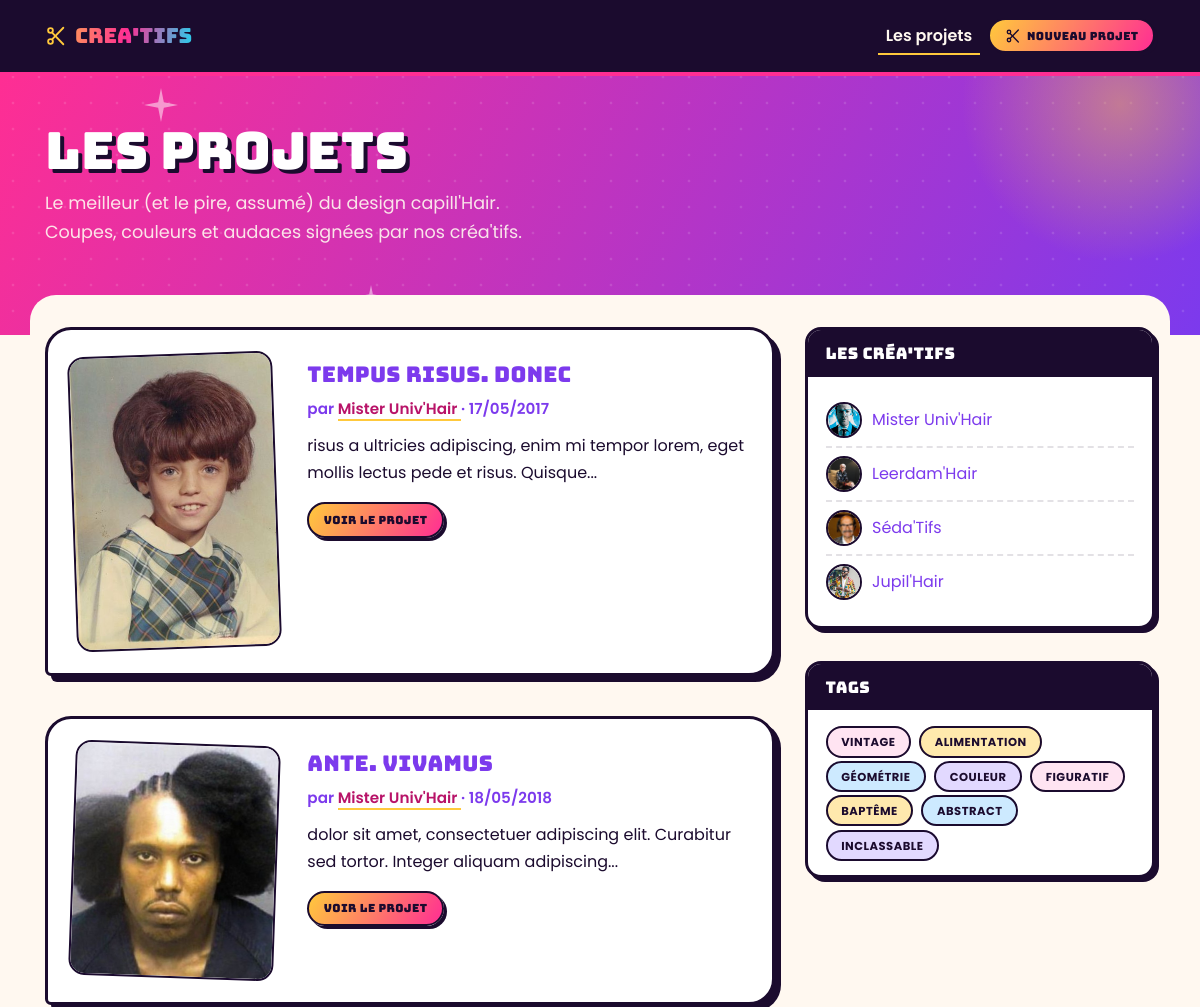
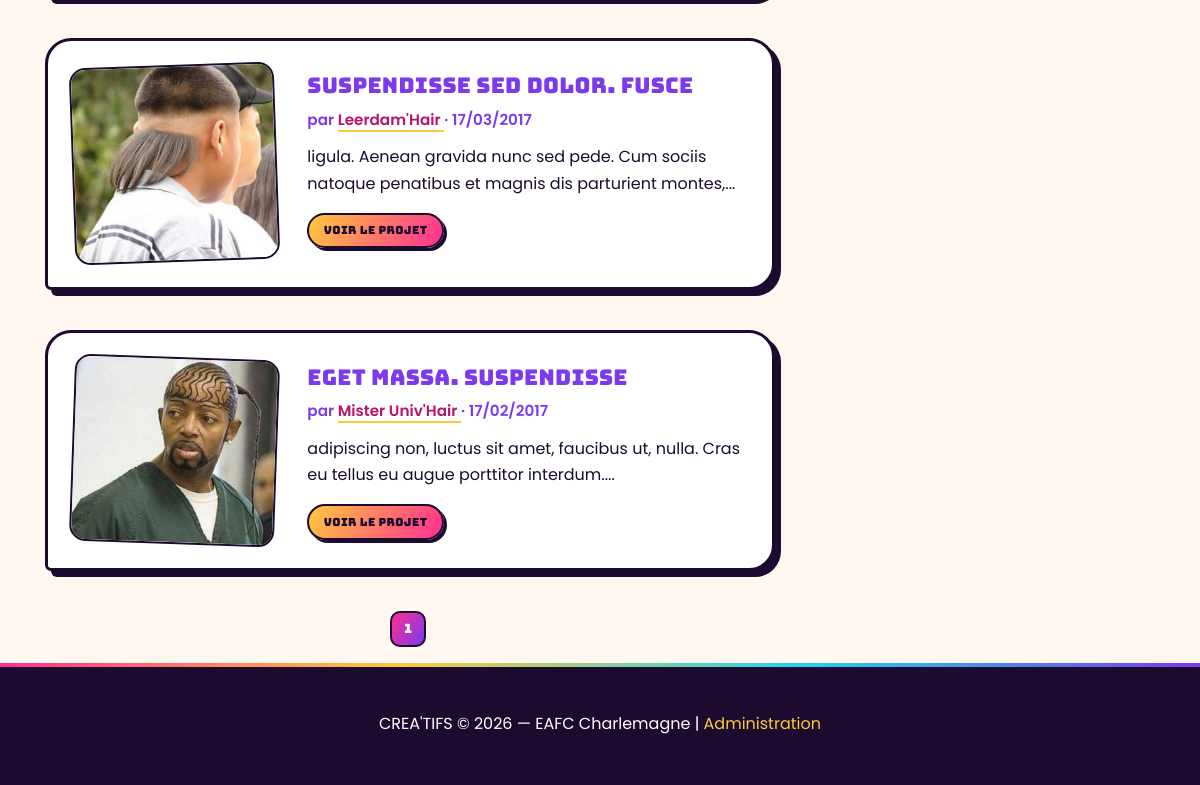
Screenshot of /?tag=1 with the database file from the repository (2 pictures, top to bottom).
### tables this page shows
CREATE TABLE `projets` (
  `id` int(10) unsigned NOT NULL AUTO_INCREMENT,
  `titre` varchar(45) NOT NULL,
  `texte` text,
  `dateCreation` datetime NOT NULL,
  `image` varchar(45) DEFAULT NULL,
  `creatif` int(10) unsigned NOT NULL,
  PRIMARY KEY (`id`),
  KEY `fk_projets_creatifs_idx` (`creatif`),
  CONSTRAINT `fk_projets_creatifs` FOREIGN KEY (`creatif`) REFERENCES `creatifs` (`id`) ON DELETE NO ACTION ON UPDATE NO ACTION
);

CREATE TABLE `creatifs` (
  `id` int(10) unsigned NOT NULL AUTO_INCREMENT,
  `pseudo` varchar(45) NOT NULL,
  `bio` text,
  `image` varchar(45) DEFAULT NULL,
  PRIMARY KEY (`id`)
);

CREATE TABLE `tags` (
  `id` int(10) unsigned NOT NULL AUTO_INCREMENT,
  `nom` varchar(45) NOT NULL,
  PRIMARY KEY (`id`)
);

### public/index.php (called while the page is built, shortened)
<?php
require_once '../app/routers/index.php';
require_once '../app/views/templates/default.php';

### app/controllers/pagesController.php (called while the page is built, shortened)
<?php
include '../app/models/auteursModel.php';
include '../app/models/tagsModel.php';
function dashboardAction(PDO $connexion)
{
    $auteurs = AuteursModel\getAuthors($connexion);
    $tags = TagsModel\getTags($connexion);
    $page = isset($_GET['page']) ? (int) $_GET['page'] : 1;
    if (isset($_GET['tag'])) {
        $tagId = (int) $_GET['tag'];
        $projects = TagsModel\getProjectsByTag(
            $connexion,
            $tagId,
            $page
        );
    }
}

### app/models/tagsModel.php (called while the page is built, shortened)
<?php
function getTags(PDO $connexion)
{
    $sql = "SELECT * FROM tags";
    $stmt = $connexion->prepare($sql);
    $stmt->execute();
    return $stmt->fetchAll(PDO::FETCH_ASSOC);
}
function getProjectsByTag(PDO $connexion, int $tagId, int $page = 1)
{
    $limit = 10;
    $offset = ($page - 1) * $limit;
    $sql = "SELECT projets.*, creatifs.pseudo
            FROM projets
            INNER JOIN creatifs
                ON projets.creatif = creatifs.id
            INNER JOIN projets_has_tags
                ON projets.id = projets_has_tags.projet
            WHERE projets_has_tags.tag = :tag
            ORDER BY projets.id ASC
            LIMIT $limit OFFSET $offset";
    $stmt = $connexion->prepare($sql);
    $stmt->execute([
        'tag' => $tagId
    ]);
    return $stmt->fetchAll(PDO::FETCH_ASSOC);
}

### app/routers/projectsRouter.php (called while the page is built, shortened)
<?php
include_once '../app/controllers/pagesController.php';
function routeProjects(PDO $connexion): bool
{
    if (!isset($_GET['projects'])) {
        \App\Controllers\PagesController\dashboardAction($connexion);
        return true;
    }
    return false;
}

### app/routers/index.php (called while the page is built, shortened)
<?php
include_once '../app/routers/projectsRouter.php';
routeProjects($connexion);

### core/helpers.php (called while the page is built, shortened)
<?php
function slugify(string $texte): string
{
    $texte = strtolower($texte);
    $texte = str_replace(
        ['é', 'è', 'ê', 'à', 'ç', 'â'],
        ['e', 'e', 'e', 'a', 'c', 'a'],
        $texte
    );
    $texte = str_replace(
        [' ', '.', '!', '?', "'", ';', ','],
        '-',
        $texte
    );
    $texte = preg_replace('/-+/', '-', $texte);
    $texte = trim($texte, '-');
    return $texte;
}
function truncate(string $texte, int $x): string
{
    $texte = substr($texte, 0, $x);
    $position = strrpos($texte, ' ');
    if ($position !== false) {
        $texte = substr($texte, 0, $position);
    }
    return $texte . '...';
}

### app/models/auteursModel.php (called while the page is built, shortened)
<?php
function getAuthors(PDO $connexion)
{
    $sql = "SELECT * FROM creatifs";
    $stmt = $connexion->prepare($sql);
    $stmt->execute();
    return $stmt->fetchAll(PDO::FETCH_ASSOC);
}

### app/views/templates/partials/_main.php (the view, shortened to what this page needs)
<div class="container ct-content-wrap">
  <div class="row">
    <div class="col-lg-8">
      <?php foreach ($projects as $project): ?>
        <article class="ct-card">
          <div class="row">
            <div class="col-md-4">
              <a href="projets/<?= $project['id'] ?>/<?= slugify($project['titre']) ?>.html">
                <img
                  class="img-fluid mb-3 mb-md-0"
                  src="images/<?= $project['image'] ?>"
                  alt="<?= $project['titre'] ?>">
              </a>
            </div>
            <div class="col-md-8">
              <h3>
                <a href="projets/<?= $project['id'] ?>/<?= slugify($project['titre']) ?>.html">
                  <?= $project['titre'] ?>
                </a>
              </h3>
              <p class="ct-byline">
                par
                <a href="creatifs/<?= $project['creatif'] ?>.html">
                  <?= $project['pseudo'] ?>
                </a>
                · <?= date('d/m/Y', strtotime($project['dateCreation'])) ?>
              </p>
              <p>
                <?= truncate($project['texte'], 100) ?>
              </p>
              <a
                class="ct-btn ct-btn--primary ct-btn--sm"
                href="projets/<?= $project['id'] ?>/<?= slugify($project['titre']) ?>.html">
                Voir le projet
              </a>
            </div>
          </div>
        </article>
      <?php endforeach; ?>
      <?php require_once '../app/views/templates/partials/_pagination.php'; ?>
    </div>
    <?php require_once '../app/views/templates/partials/_aside.php'; ?>
  </div>
</div>

### app/views/templates/partials/_auteurs.php (shortened to what this page needs)
<div class="ct-side-card">
  <h5 class="ct-side-card__head">
    Les créa'tifs
  </h5>
  <div class="ct-side-card__body">
    <ul class="ct-creatif-list">
      <?php foreach ($auteurs as $auteur): ?>
        <li>
          <img
            class="ct-avatar"
            src="images/<?= $auteur['image'] ?>"
            alt="">
          <a href="creatifs/<?= $auteur['id'] ?>.html">
            <?= $auteur['pseudo'] ?>
          </a>
        </li>
      <?php endforeach; ?>
    </ul>
  </div>
</div>

### app/views/templates/partials/_tags.php (shortened to what this page needs)
<div class="ct-side-card">
    <h5 class="ct-side-card__head">
        Tags
    </h5>
    <div class="ct-side-card__body">
        <ul class="ct-tags">
            <?php foreach ($tags as $tag): ?>
                <li>
                    <a
                        class="ct-tag"
                        href="?tag=<?= $tag['id'] ?>">
                        <?= $tag['nom'] ?>
                    </a>
                </li>
            <?php endforeach; ?>
        </ul>
    </div>
</div>

### public/css/creatifs.css (style rules this page uses)
:root { --magenta: #ff2e93; --magenta-deep: #b81368; --violet: #7c3aed; --gold: #ffc93c; --cyan: #22d3ee; --ink: #1b0b2e; --cream: #fff8f0; --pink-soft: #ffe4f2; --white: #ffffff; --gradient-glam: linear-gradient(120deg, var(--magenta) 0%, var(--violet) 100%); --gradient-gold: linear-gradient(120deg, var(--gold) 0%, var(--magenta) 100%); --radius-lg: 26px; --radius-md: 16px; --radius-sm: 10px; --shadow-hard: 6px 6px 0 var(--ink); --shadow-hard-sm: 4px 4px 0 var(--ink); --shadow-hard-xs: 3px 3px 0 var(--ink); --border-thick: 3px solid var(--ink); --border-thin: 2px solid var(--ink); }
html { scroll-behavior: smooth; }
body { padding-top: 64px; background: var(--cream); font-family: "Poppins", -apple-system, "Segoe UI", sans-serif; color: var(--ink); font-size: 1rem; line-height: 1.65; }
h1, h2, h3, h4, h5, .ct-display { font-family: "Bungee", "Poppins", sans-serif; font-weight: 400; letter-spacing: 0.3px; color: var(--ink); }
a { color: var(--violet); text-decoration: none; }
.ct-content-wrap { position: relative; z-index: 2; background: var(--cream); border-radius: var(--radius-lg) var(--radius-lg) 0 0; padding-top: 2rem; }
.ct-card { background: var(--white); border: var(--border-thick); border-radius: var(--radius-lg) var(--radius-lg) var(--radius-lg) 6px; box-shadow: var(--shadow-hard); padding: 1.5rem; margin-bottom: 2.5rem; transition: transform 0.15s ease, box-shadow 0.15s ease; }
.ct-card img { border: var(--border-thin); border-radius: var(--radius-md); transform: rotate(-2deg); }
.ct-card:nth-of-type(even) img { transform: rotate(2deg); }
.ct-card h3 { font-size: 1.35rem; margin-top: 0.5rem; }
.ct-byline { font-family: "Poppins", sans-serif; font-weight: 600; font-size: 0.95rem; color: var(--violet); margin-bottom: 0.75rem; }
.ct-byline a { color: var(--magenta-deep); border-bottom: 2px solid var(--gold); }
.ct-btn { font-family: "Bungee", sans-serif; font-weight: 400; font-size: 0.85rem; letter-spacing: 0.4px; padding: 0.65rem 1.4rem; border-radius: 999px; border: var(--border-thin); display: inline-flex; align-items: center; gap: 0.4rem; box-shadow: var(--shadow-hard-xs); transition: transform 0.12s ease, box-shadow 0.12s ease; }
.ct-btn--primary { background: var(--gradient-gold); color: var(--ink); border-color: var(--ink); }
.ct-btn--sm { font-size: 0.7rem; padding: 0.4rem 0.9rem; }
.ct-tags { display: flex; flex-wrap: wrap; gap: 0.5rem; list-style: none; padding: 0; margin: 0; }
.ct-tag { font-size: 0.72rem; font-weight: 700; text-transform: uppercase; letter-spacing: 0.5px; padding: 0.35rem 0.85rem; border-radius: 999px; border: 2px solid var(--ink); color: var(--ink); background: var(--pink-soft); }
.ct-tags li:nth-child(4n+1) .ct-tag { background: var(--pink-soft); }
.ct-tags li:nth-child(4n+2) .ct-tag { background: #ffe9ad; }
.ct-tags li:nth-child(4n+3) .ct-tag { background: #cdeaff; }
.ct-tags li:nth-child(4n+4) .ct-tag { background: #e2d9ff; }
.ct-side-card { background: var(--white); border: var(--border-thick); border-radius: var(--radius-md); box-shadow: var(--shadow-hard-sm); margin-bottom: 2rem; overflow: hidden; }
.ct-side-card__head { background: var(--ink); color: var(--white); font-family: "Bungee", sans-serif; font-size: 1rem; padding: 0.85rem 1.1rem; margin: 0; display: flex; align-items: center; gap: 0.5rem; }
.ct-side-card__body { padding: 1.1rem; }
.ct-creatif-list { list-style: none; padding: 0; margin: 0; }
.ct-creatif-list li { display: flex; align-items: center; gap: 0.65rem; padding: 0.5rem 0; border-bottom: 2px dashed rgba(27, 11, 46, 0.12); }
.ct-creatif-list li:last-child { border-bottom: none; }
.ct-avatar { width: 36px; height: 36px; border-radius: 50%; object-fit: cover; border: 2px solid var(--ink); flex-shrink: 0; }

### rows the page displays
projets: image (picture), titre "tempus risus. Donec", creatif.pseudo "Mister Univ'Hair", dateCreation "17/05/2017", texte "risus a ultricies adipiscing, enim mi tempor lorem, eget mollis lectus pede et risus. Quisque..."
projets: image (picture), titre "ante. Vivamus", creatif.pseudo "Mister Univ'Hair", dateCreation "18/05/2018", texte "dolor sit amet, consectetuer adipiscing elit. Curabitur sed tortor. Integer aliquam adipiscing..."
projets: image (picture), titre "Suspendisse sed dolor. Fusce", creatif.pseudo "Leerdam'Hair", dateCreation "17/03/2017", texte "ligula. Aenean gravida nunc sed pede. Cum sociis natoque penatibus et magnis dis parturient montes,..."
projets: image (picture), titre "eget massa. Suspendisse", creatif.pseudo "Mister Univ'Hair", dateCreation "17/02/2017", texte "adipiscing non, luctus sit amet, faucibus ut, nulla. Cras eu tellus eu augue porttitor interdum...."
creatifs: image (picture), pseudo "Mister Univ'Hair"
creatifs: image (picture), pseudo "Leerdam'Hair"
creatifs: image (picture), pseudo "Séda'Tifs"
creatifs: image (picture), pseudo "Jupil'Hair"
tags: nom "VINTAGE"
tags: nom "ALIMENTATION"
tags: nom "GÉOMÉTRIE"
tags: nom "COULEUR"
tags: nom "FIGURATIF"
tags: nom "BAPTÊME"
tags: nom "ABSTRACT"
tags: nom "INCLASSABLE"
